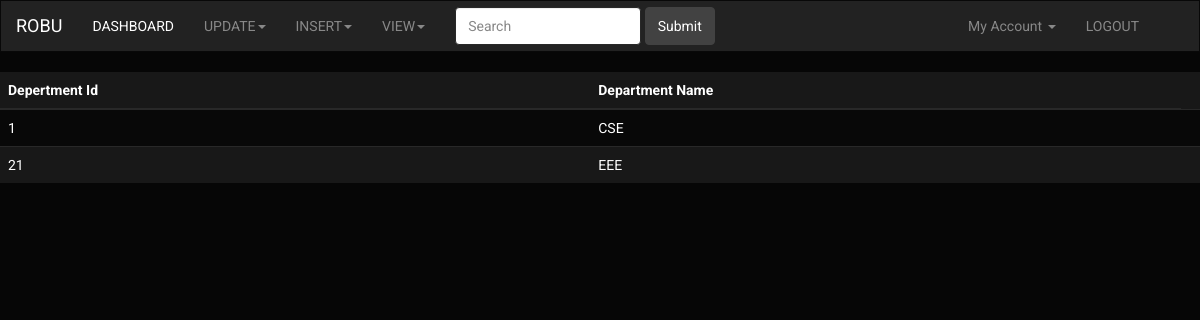
/v1/showing_brac_dept.php, run on the app's committed database.
### tables this page shows
CREATE TABLE IF NOT EXISTS `brac_dept` (
  `bdept_id` int(15) NOT NULL,
  `Depertment_name` varchar(255) NOT NULL,
  PRIMARY KEY (`bdept_id`),
  KEY `Depertment_name` (`Depertment_name`)
);

### v1/showing_brac_dept.php (the view, shortened to what this page needs)
<?php require_once('Connections/MySql.php'); ?>
<?php
$query_brac_deptQuery = "SELECT * FROM brac_dept";
$brac_deptQuery = mysql_query($query_brac_deptQuery, $MySql) or die(mysql_error());
$row_brac_deptQuery = mysql_fetch_assoc($brac_deptQuery);
?>
<!DOCTYPE html>
<html lang="en">
  <head>
    <link href="css/bootstrap.css" rel="stylesheet" type="text/css">
    <link href="css/style.css" rel="stylesheet" type="text/css">
  </head>
  <body>
    <nav class="navbar navbar-inverse">
  <div class="container-fluid">
    <div class="navbar-header">
      <a class="navbar-brand" href="#">ROBU</a>
    </div>
  <div class="collapse navbar-collapse" id="bs-example-navbar-collapse-2">
      <ul class="nav navbar-nav">
        <li class="active"><a href="index.php">DASHBOARD<span class="sr-only">(current)</span></a></li>
        <li class="dropdown">
          <a href="#" class="dropdown-toggle" data-toggle="dropdown" role="button" aria-expanded="false">UPDATE<span class="caret"></span></a>
        </li>
      </ul>
       <div class="collapse navbar-collapse" id="bs-example-navbar-collapse-2">
      <ul class="nav navbar-nav">
        <li class="dropdown">
          <a href="#" class="dropdown-toggle" data-toggle="dropdown" role="button" aria-expanded="false">INSERT<span class="caret"></span></a>
        </li>
      </ul>
      <div class="collapse navbar-collapse" id="bs-example-navbar-collapse-2">
      <ul class="nav navbar-nav">
        <li class="dropdown">
          <a href="#" class="dropdown-toggle" data-toggle="dropdown" role="button" aria-expanded="false">VIEW<span class="caret"></span></a>
        </li>
      </ul>
      <form class="navbar-form navbar-left" role="search">
        <div class="form-group">
          <input type="text" class="form-control" placeholder="Search">
        </div>
        <button type="submit" class="btn btn-default">Submit</button>
      </form>
      <ul class="nav navbar-nav navbar-right">
      <li class="dropdown">
      <a href="#" class="dropdown-toggle" data-toggle="dropdown">My Account <b class="caret"></b></a>
      </li>
      <li><a href="logout.php">LOGOUT</a></li>
      </ul>
    </div>
  </div>
</nav>
<table width="70%" class="table table-striped table-hover ">
  <thead class="sortable">
    <tr>
      <th width="50%">Depertment Id</th>
      <th width="50%">Department Name</th>
    </tr>
  </thead>
  <tbody>
    <?php do { ?>
      <tr>
        <td><?php echo $row_brac_deptQuery['bdept_id']; ?></td>
        <td><?php echo $row_brac_deptQuery['Depertment_name']; ?></td>
        <td>&nbsp;</td>
      </tr>
      <?php } while ($row_brac_deptQuery = mysql_fetch_assoc($brac_deptQuery)); ?>
  </tbody>
</table>
  </body>
</html>

### v1/css/style.css (style rules this page uses)
.navbar { border-radius:0; }

### data on the page
brac_dept: bdept_id "1", Depertment_name "CSE"
brac_dept: bdept_id "21", Depertment_name "EEE"
